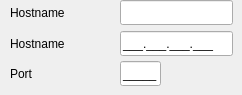
     <widget class="QWidget" name="rx2">
      <attribute name="title">
       <string>Rx 2</string>
      </attribute>
      <widget class="QLineEdit" name="lineEdit_4">
       <property name="geometry">
        <rect>
         <x>120</x>
         <y>31</y>
         <width>113</width>
         <height>25</height>
        </rect>
       </property>
       <property name="inputMask">
        <string>___.___.___.___</string>
       </property>
       <property name="maxLength">
        <number>15</number>
       </property>
      </widget>
      <widget class="QLabel" name="label_4">
       <property name="geometry">
        <rect>
         <x>10</x>
         <y>35</y>
         <width>101</width>
         <height>17</height>
        </rect>
       </property>
       <property name="text">
        <string>Hostname</string>
       </property>
      </widget>
      <widget class="QLabel" name="label_5">
       <property name="geometry">
        <rect>
         <x>10</x>
         <y>65</y>
         <width>101</width>
         <height>17</height>
        </rect>
       </property>
       <property name="text">
        <string>Port</string>
       </property>
      </widget>
      <widget class="QLineEdit" name="lineEdit_5">
       <property name="geometry">
        <rect>
         <x>120</x>
         <y>61</y>
         <width>41</width>
         <height>25</height>
        </rect>
       </property>
       <property name="inputMask">
        <string>_____</string>
       </property>
       <property name="maxLength">
        <number>5</number>
       </property>
      </widget>
      <widget class="QLabel" name="label_6">
       <property name="geometry">
        <rect>
         <x>10</x>
         <y>4</y>
         <width>101</width>
         <height>17</height>
        </rect>
       </property>
       <property name="text">
        <string>Hostname</string>
       </property>
      </widget>
      <widget class="QLineEdit" name="lineEdit_6">
       <property name="geometry">
        <rect>
         <x>120</x>
         <y>0</y>
         <width>113</width>
         <height>25</height>
        </rect>
       </property>
       <property name="inputMask">
        <string/>
       </property>
       <property name="text">
        <string/>
       </property>
       <property name="maxLength">
        <number>32767</number>
       </property>
      </widget>
     </widget>
